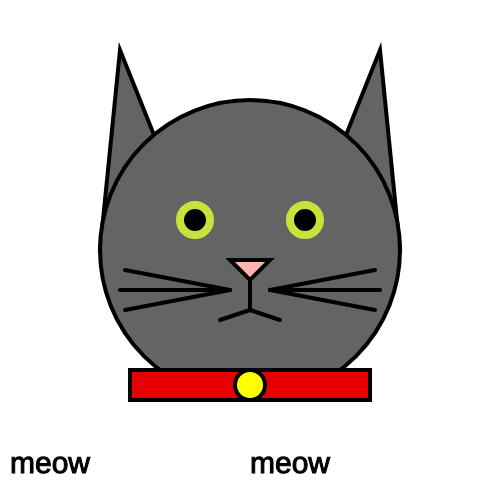
Frame 1 (no input)
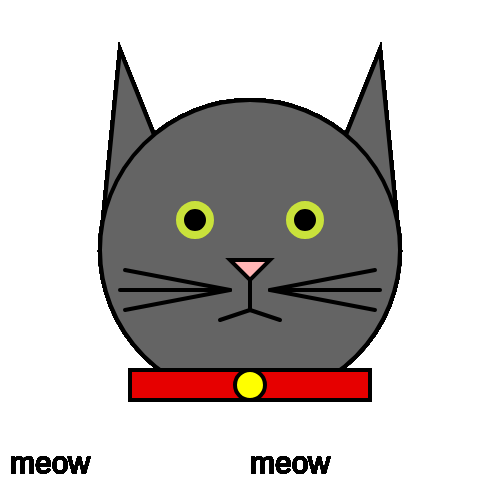
Frame 60 (no input)
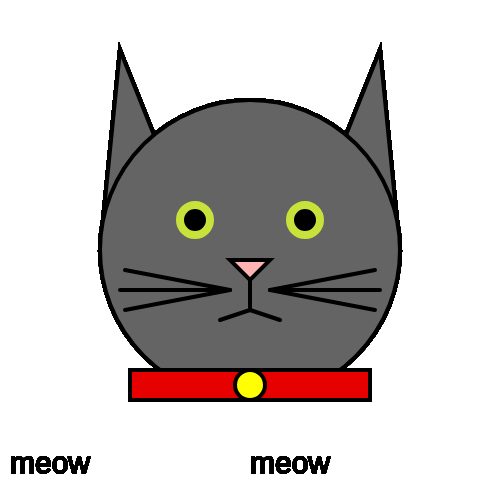
Frame 120 (the mouse pressed at the canvas centre since frame 60)

The p5.js sketch that drew these frames (run headless with seeded random() and noise() and a simulated clock; from frame 60 on, the mouse is pressed at the canvas centre):

// p5.js sketch
// ── sketch.js
var kitty;
function setup()
{
    createCanvas(500, 500);
  kitty = {
      x: 100,
      y: 100,
      meow: function(xPos, yPos){
        fill(0);
        stroke(0);
        strokeWeight(1);
        textSize(30);
        text("meow", xPos, yPos, 450);
      }
  }
}

function draw()
{
    stroke(0,0,0);
    strokeWeight(4);
    //V1
    //fill(255,255,255);
    fill(100, 100, 100);

    //outline of the cat
    triangle(kitty.x, kitty.y + 150, kitty.x + 20, kitty.y - 50, kitty.x+100, kitty.y + 150);
    triangle(kitty.x+300,kitty.y+150,kitty.x+280,kitty.y -50,kitty.x+200,kitty.x+150);
    ellipse(kitty.x+150,kitty.y+150,300,300);

    //collar
    fill(230, 0, 0);
    rect(kitty.x+30, kitty.y+270, 240, 30);
    fill(255,255, 0);
    
    // and bell
    fill(255, 255, 0);
    ellipse(kitty.x+150, kitty.y+285, 30,30);
    
    //eyes
    fill(0,0,0);
    stroke(201,226, 59);
    strokeWeight(8);
    
    ellipse(kitty.x+95, kitty.y+120, 30,30);
    ellipse(kitty.x+205, kitty.y+120, 30, 30);
    
    //nose
    fill(255, 180, 180);
    stroke(0,0,0);
    strokeWeight(4);
    triangle(kitty.x+130,kitty.y+160, kitty.x+170, kitty.y+160, kitty.x+150, kitty.y+180)
    
  //mouth
    line(kitty.x+ 150, kitty.y + 180, kitty.x + 150, kitty.y +210);
    line(kitty.x+ 150, kitty.y + 210, kitty.x + 120, kitty.y +220);
    line(kitty.x+ 150, kitty.y + 210, kitty.x + 180, kitty.y +220);
    
    //whiskers
    line(kitty.x+ 130, kitty.y + 190, kitty.x + 25, kitty.y +170);
    line(kitty.x+ 130, kitty.y + 190, kitty.x + 20,  kitty.y + 190);
    line(kitty.x+ 130, kitty.y + 190, kitty.x + 25, kitty.y +210);
    
    line(kitty.x+ 170, kitty.y + 190, kitty.x + 275, kitty.y +170);
    line(kitty.x+ 170, kitty.y + 190, kitty.x + 280, kitty.y +190);
    line(kitty.x+ 170, kitty.y + 190, kitty.x + 275, kitty.y +210);

    //speak
    kitty.meow(width/2, 450);
    kitty.meow(10, 450);
}
